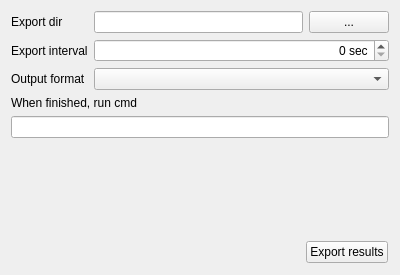
<?xml version="1.0" encoding="UTF-8"?>
<ui version="4.0">
 <class>Runs::services::ResultsExporterWidget</class>
 <widget class="QWidget" name="Runs::services::ResultsExporterWidget">
  <property name="geometry">
   <rect>
    <x>0</x>
    <y>0</y>
    <width>400</width>
    <height>275</height>
   </rect>
  </property>
  <property name="windowTitle">
   <string>Results Exporter</string>
  </property>
  <layout class="QGridLayout" name="gridLayout">
   <item row="5" column="0">
    <spacer name="verticalSpacer">
     <property name="orientation">
      <enum>Qt::Vertical</enum>
     </property>
     <property name="sizeHint" stdset="0">
      <size>
       <width>20</width>
       <height>40</height>
      </size>
     </property>
    </spacer>
   </item>
   <item row="1" column="0">
    <widget class="QLabel" name="label_2">
     <property name="text">
      <string>Export interval</string>
     </property>
    </widget>
   </item>
   <item row="3" column="0" colspan="2">
    <widget class="QLabel" name="label_3">
     <property name="text">
      <string>When finished, run cmd</string>
     </property>
    </widget>
   </item>
   <item row="1" column="1">
    <widget class="QSpinBox" name="edExportInterval">
     <property name="alignment">
      <set>Qt::AlignRight|Qt::AlignTrailing|Qt::AlignVCenter</set>
     </property>
     <property name="suffix">
      <string> sec</string>
     </property>
     <property name="maximum">
      <number>600</number>
     </property>
     <property name="singleStep">
      <number>15</number>
     </property>
    </widget>
   </item>
   <item row="6" column="0" colspan="2">
    <widget class="QFrame" name="frame">
     <property name="frameShape">
      <enum>QFrame::NoFrame</enum>
     </property>
     <property name="frameShadow">
      <enum>QFrame::Raised</enum>
     </property>
     <layout class="QHBoxLayout" name="horizontalLayout_3">
      <property name="spacing">
       <number>5</number>
      </property>
      <property name="leftMargin">
       <number>1</number>
      </property>
      <property name="topMargin">
       <number>1</number>
      </property>
      <property name="rightMargin">
       <number>1</number>
      </property>
      <property name="bottomMargin">
       <number>1</number>
      </property>
      <item>
       <spacer name="horizontalSpacer_2">
        <property name="orientation">
         <enum>Qt::Horizontal</enum>
        </property>
        <property name="sizeHint" stdset="0">
         <size>
          <width>40</width>
          <height>20</height>
         </size>
        </property>
       </spacer>
      </item>
      <item>
       <widget class="QPushButton" name="btExportResults">
        <property name="text">
         <string>Export results</string>
        </property>
       </widget>
      </item>
     </layout>
    </widget>
   </item>
   <item row="0" column="0">
    <widget class="QLabel" name="label">
     <property name="text">
      <string>Export dir</string>
     </property>
    </widget>
   </item>
   <item row="0" column="1">
    <layout class="QHBoxLayout" name="horizontalLayout">
     <item>
      <widget class="QLineEdit" name="edExportDir"/>
     </item>
     <item>
      <widget class="QPushButton" name="btChooseExportDir">
       <property name="text">
        <string>...</string>
       </property>
      </widget>
     </item>
    </layout>
   </item>
   <item row="4" column="0" colspan="2">
    <widget class="QLineEdit" name="edWhenFinishedRunCmd"/>
   </item>
   <item row="2" column="0">
    <widget class="QLabel" name="label_4">
     <property name="text">
      <string>Output format</string>
     </property>
    </widget>
   </item>
   <item row="2" column="1">
    <widget class="QComboBox" name="lstOutputFormat"/>
   </item>
  </layout>
 </widget>
 <tabstops>
  <tabstop>edExportDir</tabstop>
  <tabstop>btChooseExportDir</tabstop>
  <tabstop>edExportInterval</tabstop>
  <tabstop>lstOutputFormat</tabstop>
  <tabstop>edWhenFinishedRunCmd</tabstop>
  <tabstop>btExportResults</tabstop>
 </tabstops>
 <resources/>
 <connections/>
</ui>
